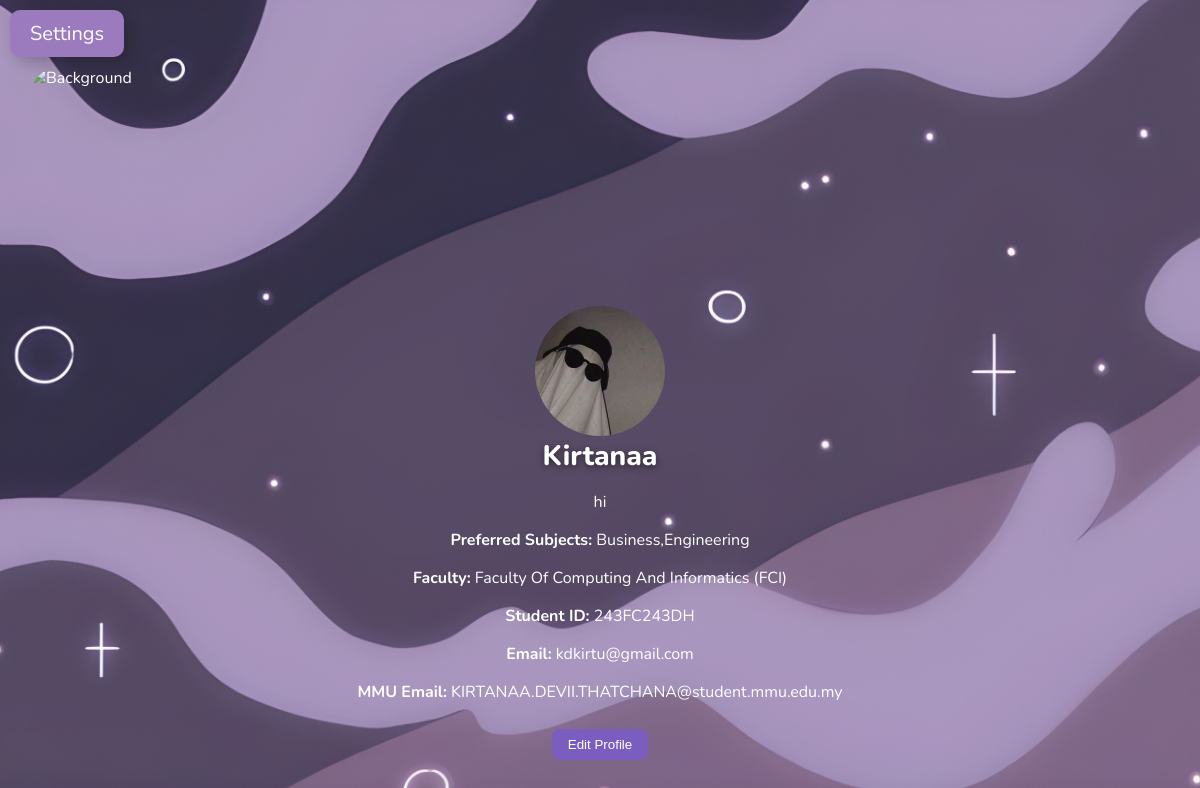
Screenshot of /display_profile/23 (signed in) with the database file from the repository.
### app.py (models this page shows)
class User(db.Model):
    id = db.Column(db.Integer, primary_key=True)
    username = db.Column(db.String(100), unique=True, nullable=False)
    password = db.Column(db.String(300), nullable=False)
    faculty = db.Column(db.String(100), nullable=False)
    student_id = db.Column(db.String(100), unique=True, nullable=False)
    user_email = db.Column(db.String(100), unique=True, nullable=False)
    mmu_email = db.Column(db.String(100), unique=True, nullable=True)
    bio = db.Column(db.Text, nullable=True)
    avatar = db.Column(db.String(300), nullable=True)
    background = db.Column(db.String(300), nullable=True)
    preferred_subjects = db.Column(db.String(100), nullable=True)
    verified = db.Column(db.Boolean, default=False)
    status = db.Column(db.String(20), default='active')
    created_at = db.Column(db.DateTime, default=datetime.utcnow)
    admin = db.Column(db.Boolean, default=False)
    mmu_email_updated_at = db.Column(db.DateTime, nullable=True)

### app.py (the view)
@app.route("/display_profile/<int:user_id>")
def display_profile(user_id):
    if "user_id" not in session:
        return redirect(url_for("login", next=request.url))
    user = User.query.get(user_id)
    if not user:
        return "User not found", 404
    avatar = user.avatar or "img/default_avatar.jpg"
    background = user.background or "default_bg.jpg"
    bio = user.bio or ""
    return render_template("display_profile.html",
                           user=user,
                           avatar=avatar,
                           background=background,
                           bio=bio)

### templates/display_profile.html (shortened to what this page needs)
<!DOCTYPE html>
<html>
<head>
    <link rel="stylesheet" href="{{ url_for('static', filename='Style.css') }}">
</head>
<body>
    <label for="menu-toggle" class="openbtn">Settings</label>
    <div class="profile-cover">
        <img src="{{ url_for('static', filename=background) }}" alt="Background" class="profile-background">
        <div class="profile-avatar">
            <img src="{{ url_for('static', filename=avatar) }}" alt="Avatar">
        </div>
    </div>
    <div class="profile-info">
        <h1>{{ user.username }}</h1>
        <p class="profile-bio">{{ bio or 'No bio yet.' }}</p>
        <p><strong>Preferred Subjects:</strong>
            {% if user.preferred_subjects %}
                {{ user.preferred_subjects }}
            {% else %}
                None
            {% endif %}
        </p>
        <p><strong>Faculty:</strong> {{ user.faculty }}</p>
        <p><strong>Student ID:</strong> {{ user.student_id }}</p>
        <p><strong>Email:</strong> {{ user.user_email }}</p>
        <p><strong>MMU Email:</strong> {{ user.mmu_email or 'Not provided' }}</p>
        {% if session['user_id'] == user.id %}
            <div class="edit-profile-btn">
                <a href="{{ url_for('edit_profile', user_id=user.id) }}">
                    <button type="button">Edit Profile</button>
                </a>
            </div>
        {% endif %}
    </div>
</body>
</html>

### static/Style.css (style rules this page uses)
body { font-family: 'Nunito', sans-serif; color: #ffffff; background: #f4f6f8; background-image: url("img/home background.jpg"); background-size: cover; background-repeat: no-repeat; background-position: center center; min-height: 100vh; margin: 0; padding: 0; }
html, body, * { cursor: url("img/cursor.png") 0 0, auto !important; }
a, button, input, select, textarea { cursor: url("img/cursor.png") 0 0, auto !important; }
body { margin: 0; font-family: 'Nunito', sans-serif; }
.openbtn { font-size: 20px; cursor: pointer; background-color: #9b7abe; color: white; padding: 10px 20px; border: none; display: inline-block; margin: 10px; border-radius: 10px; box-shadow: 5px 5px 15px rgba(0,0,0,0.2); }
.profile-cover { width: 100%; height: 300px; position: relative; overflow: visible; }
.profile-background { width: 95%; height: 100%; object-fit: cover; position: absolute; top: 0; left: 0; border-radius: 30px; left: 50%; transform: translateX(-50%); }
.profile-avatar { position: absolute; bottom: -75px; left: 50%; transform: translateX(-50%); z-index: 10; }
.profile-avatar img { width: 130px; height: 130px; border-radius: 50%; object-fit: cover; cursor: pointer; transition: transform 0.2s; }
.profile-info { margin-top: 40px; text-align: center; padding: 20px; border-radius: 12px; max-height: 400px; overflow-y: auto; }
.profile-info h1 { margin: 10px 0; font-size: 28px; font-weight: 800; color: #fff; text-shadow: 0 2px 6px rgba(0,0,0,0.5); }
.profile-info button { margin-top: 10px; padding: 8px 16px; border-radius: 8px; border: none; background-color:#7a5dbf; color: white; cursor: pointer; }

### rows the page displays
User: avatar (picture), username "Kirtanaa", bio "hi", preferred_subjects "Business,Engineering", faculty "Faculty Of Computing And Informatics (FCI)", student_id "243FC243DH", user_email "kdkirtu@gmail.com", mmu_email "KIRTANAA.DEVII.THATCHANA@student.mmu.edu.my"
